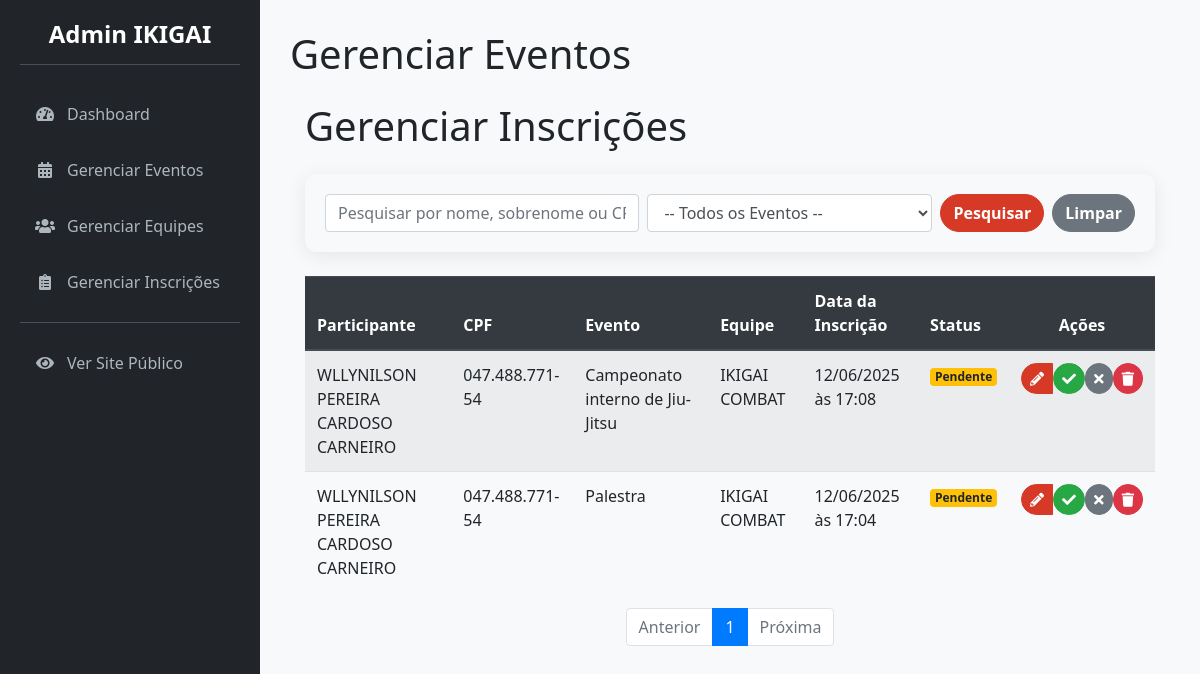
The app's page /admin/gerenciar_inscricoes (signed in), older data.
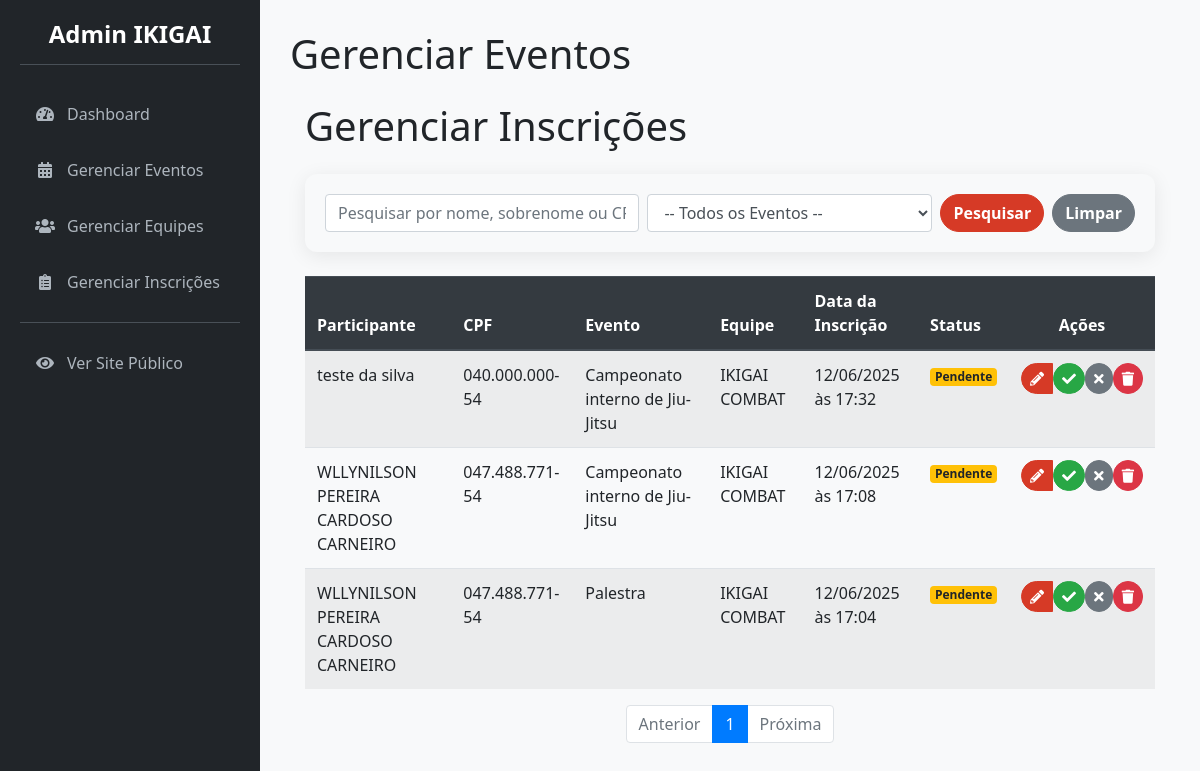
The same page, newer data.
### app/models.py (models this page shows, shortened)
class Inscricao(db.Model):
    __tablename__ = 'inscricoes'
    id = db.Column(db.Integer, primary_key=True)
    data_inscricao = db.Column(db.DateTime, default=datetime.utcnow)
    status = db.Column(db.String(20), nullable=False, default='Pendente')
    user_id = db.Column(db.Integer, db.ForeignKey('users.id'), nullable=False)
    evento_id = db.Column(db.Integer, db.ForeignKey('eventos.id'), nullable=False)
    equipe_id = db.Column(db.Integer, db.ForeignKey('equipes.id'), nullable=False)
    def __repr__(self):
        return f'<Inscricao {self.id} do utilizador {self.user_id}>'

class User(UserMixin, db.Model):
    __tablename__ = 'users'
    id = db.Column(db.Integer, primary_key=True)
    username = db.Column(db.String(64), index=True, unique=True, nullable=False)
    email = db.Column(db.String(120), index=True, unique=True, nullable=False)
    password_hash = db.Column(db.String(128))
    nome_completo = db.Column(db.String(150), nullable=True)
    bio = db.Column(db.Text, nullable=True)
    imagem_perfil = db.Column(db.String(300), nullable=True)  # URL para a imagem de perfil
    role = db.Column(db.String(20), nullable=False, default='user')  # Papel do utilizador
    cpf = db.Column(db.String(14), unique=True, nullable=True)  # CPF será único e opcional no início
    telefone = db.Column(db.String(20), nullable=True)  # Telefone também opcional
    inscricoes = db.relationship('Inscricao', backref='participante', lazy='dynamic')

class Evento(db.Model):
    __tablename__ = 'eventos'
    id = db.Column(db.Integer, primary_key=True)
    nome_evento = db.Column(db.String(200), nullable=False)
    data_hora_evento = db.Column(db.DateTime, nullable=False)
    palestrante = db.Column(db.String(100))
    imagem_palestrante = db.Column(db.String(300), nullable=True) # URL para a imagem
    descricao = db.Column(db.Text)
    local_evento = db.Column(db.String(200))
    preco = db.Column(db.Float, default=0.0)
    numero_vagas = db.Column(db.Integer, nullable=False)
    pix_copia_e_cola = db.Column(db.Text, nullable=True)  # Campo para o Pix
    inscricoes = db.relationship('Inscricao', backref='evento', lazy=True)

class Equipe(db.Model):
    __tablename__ = 'equipes'
    id = db.Column(db.Integer, primary_key=True)
    nome_equipe = db.Column(db.String(100), nullable=False, unique=True)
    professor_responsavel = db.Column(db.String(100), nullable=False)
    inscricoes = db.relationship('Inscricao', backref='equipe', lazy=True)

### app/admin/routes.py (the view, shortened to what this page needs)
@bp.route('/gerenciar_inscricoes')
@admin_required
def gerenciar_inscricoes():
    page = request.args.get('page', 1, type=int)
    termo_pesquisa = request.args.get('q')
    evento_filtro_id = request.args.get('evento_id')
    query = Inscricao.query.options(
        joinedload(Inscricao.participante),
        joinedload(Inscricao.evento),
        joinedload(Inscricao.equipe)
    )
    if evento_filtro_id:
        query = query.filter(Inscricao.evento_id == evento_filtro_id)
    inscricoes_paginadas = query.order_by(Inscricao.data_inscricao.desc()).paginate(
        page=page, per_page=10, error_out=False
    )
    print(inscricoes_paginadas.items)
    eventos_para_filtro = Evento.query.order_by(Evento.nome_evento).all()
    return render_template('admin/admin_gerenciar_inscricoes.html',
                           inscricoes_paginadas=inscricoes_paginadas,
                           eventos_para_filtro=eventos_para_filtro,
                           titulo='Gerenciar Inscrições')

### app/__init__.py (called while the page is built)
@login_manager.user_loader
def load_user(user_id):
    return models.User.query.get(int(user_id))

### app/admin/routes.py (called while the page is built)
@bp.before_request
def before_request_handler():
    if current_app.config.get('DEBUG') and not current_user.is_authenticated:
        user = User.query.first()
        if user:
            login_user(user)

### app/templates/admin/admin_gerenciar_inscricoes.html (shortened to what this page needs)
{% extends 'admin/admin_base.html' %}
{% block page_title %}Gerenciar Eventos{% endblock %}
{% block content %}
    <div class="container">
        <h1 class="mt-4 mb-4">{{ titulo }}</h1>
        <div class="card bg-light mb-4">
            <div class="card-body">
                <form method="GET" action="{{ url_for('admin.gerenciar_inscricoes') }}" class="form-inline">
                    <div class="form-group mr-2 flex-grow-1">
                        <input type="text" class="form-control w-100" id="q" name="q"
                               placeholder="Pesquisar por nome, sobrenome ou CPF..."
                               value="{{ request.args.get('q', '') }}">
                    </div>
                    <div class="form-group mr-2">
                        <select class="form-control" name="evento_id" id="evento_id">
                            <option value="">-- Todos os Eventos --</option>
                        </select>
                    </div>
                    <button type="submit" class="btn btn-primary mr-2">Pesquisar</button>
                    <a href="{{ url_for('admin.gerenciar_inscricoes') }}" class="btn btn-secondary">Limpar</a>
                </form>
            </div>
        </div>
        <div class="table-responsive">
            <table class="table table-striped table-hover">
                <thead class="thead-dark">
                <tr>
                    <th>Participante</th>
                    <th>CPF</th>
                    <th>Evento</th>
                    <th>Equipe</th>
                    <th>Data da Inscrição</th>
                    <th>Status</th>
                    <th class="text-center">Ações</th>
                </tr>
                </thead>
                <tbody>
                {% if inscricoes_paginadas.items %}
                    {% for inscricao in inscricoes_paginadas.items %}
                        <tr>
                            <td>{{ inscricao.participante.nome_completo or inscricao.participante.username }}</td>
                            <td>{{ inscricao.participante.cpf or 'N/D' }}</td>
                            <td>{{ inscricao.evento.nome_evento }}</td>
                            <td>{{ inscricao.equipe.nome_equipe }}</td>
                            <td>{{ inscricao.data_inscricao.strftime('%d/%m/%Y às %H:%M') }}</td>
                            <td class="status-cell">
                                {% if inscricao.status == 'Aprovada' %}
                                    <span class="badge badge-success">{{ inscricao.status }}</span>
                                {% elif inscricao.status == 'Rejeitada' %}
                                    <span class="badge badge-danger">{{ inscricao.status }}</span>
                                {% else %}
                                    <span class="badge badge-warning">{{ inscricao.status }}</span>
                                {% endif %}
                            </td>
                            <td class="text-center">
                                <div class="btn-group" role="group">
                                    <a href="{{ url_for('admin.editar_inscricao', inscricao_id=inscricao.id) }}"
                                       class="btn btn-primary btn-sm" title="Editar Inscrição">
                                        <i class="fas fa-pencil-alt"></i>
                                    </a>
                                    {% if inscricao.status == 'Pendente' %}
                                        <form class="d-inline" data-action="approve-form"
                                              action="{{ url_for('admin.aprovar_inscricao', inscricao_id=inscricao.id) }}"
                                              method="post">
                                            <button type="submit" class="btn btn-success btn-sm" title="Aprovar">
                                                <i class="fas fa-check"></i>
                                            </button>
                                        </form>
                                        <form class="d-inline" data-action="reject-form"
                                              action="{{ url_for('admin.rejeitar_inscricao', inscricao_id=inscricao.id) }}"
                                              method="post">
                                            <button type="submit" class="btn btn-secondary btn-sm" title="Rejeitar">
                                                <i class="fas fa-times"></i>
                                            </button>
                                        </form>
                                    {% endif %}
                                    <form class="d-inline" data-action="cancel-form"
                                          action="{{ url_for('admin.cancelar_inscricao', inscricao_id=inscricao.id) }}"
                                          method="post"
                                    >
                                        <button type="submit" class="btn btn-danger btn-sm" title="Excluir Inscrição">
                                            <i class="fas fa-trash"></i>
                                        </button>
                                    </form>
                                </div>
                            </td>
                        </tr>
                    {% endfor %}
                {% else %}
                    <tr>
                        <td colspan="7" class="text-center">Nenhuma inscrição encontrada.</td>
                    </tr>
                {% endif %}
                </tbody>
            </table>
        </div>
        <nav aria-label="Navegação das Inscrições">
            <ul class="pagination justify-content-center">
                <li class="page-item {% if not inscricoes_paginadas.has_prev %}disabled{% endif %}">
                    <a class="page-link"
                       href="{{ url_for('admin.gerenciar_inscricoes', page=inscricoes_paginadas.prev_num, q=request.args.get('q'), evento_id=request.args.get('evento_id')) }}">Anterior</a>
                </li>
                {% for page_num in inscricoes_paginadas.iter_pages(left_edge=1, right_edge=1, left_current=1, right_current=2) %}
                    {% if page_num %}
                        {% if inscricoes_paginadas.page == page_num %}
                            <li class="page-item active"><a class="page-link" href="#">{{ page_num }}</a></li>
                        {% else %}
                            <li class="page-item"><a class="page-link"
                                                     href="{{ url_for('admin.gerenciar_inscricoes', page=page_num, q=request.args.get('q'), evento_id=request.args.get('evento_id')) }}">{{ page_num }}</a>
                            </li>
                        {% endif %}
                    {% else %}
                        <li class="page-item disabled"><span class="page-link">...</span></li>
                    {% endif %}
                {% endfor %}
                <li class="page-item {% if not inscricoes_paginadas.has_next %}disabled{% endif %}">
                    <a class="page-link"
                       href="{{ url_for('admin.gerenciar_inscricoes', page=inscricoes_paginadas.next_num, q=request.args.get('q'), evento_id=request.args.get('evento_id')) }}">Próxima</a>
                </li>
            </ul>
        </nav>
    </div>
{% endblock %}

### app/templates/admin/admin_base.html (shortened to what this page needs)
<!DOCTYPE html>
<html lang="pt-BR">
<head>
    <link rel="stylesheet" href="https://stackpath.bootstrapcdn.com/bootstrap/4.5.2/css/bootstrap.min.css"
>
    <link rel="stylesheet" href="https://cdnjs.cloudflare.com/ajax/libs/font-awesome/5.15.3/css/all.min.css">
    <link rel="stylesheet" href="{{ url_for('static', filename='css/admin_styles.css') }}">
</head>
<body>
<div class="admin-wrapper">
    <nav class="sidebar">
        <h2>Admin IKIGAI</h2>
        <a href="{{ url_for('admin.dashboard') }}"
           class="{{ 'active' if request.endpoint == 'admin.dashboard' else '' }}">
            <i class="fas fa-tachometer-alt"></i> Dashboard
        </a>
        <a href="{{ url_for('admin.gerenciar_eventos') }}"
           class="{{ 'active' if 'evento' in request.endpoint else '' }}">
            <i class="fas fa-calendar-alt"></i> Gerenciar Eventos
        </a>
        <a href="{{ url_for('admin.gerenciar_equipes') }}"
           class="{{ 'active' if 'equipe' in request.endpoint else '' }}">
            <i class="fas fa-users"></i> Gerenciar Equipes
        </a>
        <a href="{{ url_for('admin.gerenciar_inscricoes') }}"
           class="{{ 'active' if 'inscricao' in request.endpoint else '' }}">
            <i class="fas fa-clipboard-list"></i> Gerenciar Inscrições
        </a>
        <hr style="border-color: #495057;">
        <a href="{{ url_for('public.index') }}"><i class="fas fa-eye"></i> Ver Site Público</a>
    </nav>
    <main class="main-content">
        <div class="content-header">
            <h1>{% block page_title %}{% endblock %}</h1>
        </div>
        {% block content %}{% endblock %}
    </main>
</div>
</body>
</html>

### app/static/css/admin_styles.css (style rules this page uses)
:root { --primary-red: rgb(214, 58, 38); --dark-red: rgb(180, 45, 28); --admin-bg: #f8f9fa; --sidebar-bg: #212529; --sidebar-link-color: #adb5bd; --sidebar-link-hover-color: #fff; --shadow: 0 4px 20px rgba(0, 0, 0, 0.08); --border-radius: 12px; --font-family: 'Segoe UI', Tahoma, Geneva, Verdana, sans-serif; }
body { background-color: var(--admin-bg); font-family: var(--font-family); }
.admin-wrapper { display: flex; }
.sidebar { width: 260px; min-height: 100vh; background: var(--sidebar-bg); padding: 20px; color: white; flex-shrink: 0; transition: all 0.3s ease; }
.main-content { flex-grow: 1; padding: 30px; overflow-y: auto; }
.sidebar h2 { font-size: 1.5rem; margin-bottom: 25px; text-align: center; color: #fff; border-bottom: 1px solid #495057; padding-bottom: 15px; font-weight: 600; }
.sidebar a { display: flex; align-items: center; gap: 12px; color: var(--sidebar-link-color); padding: 12px 15px; text-decoration: none; border-radius: 8px; margin-bottom: 8px; transition: all 0.3s ease; }
.sidebar a i { width: 20px; text-align: center; }
.card { border-radius: var(--border-radius); border: none; box-shadow: var(--shadow); }
.btn { border-radius: 25px; font-weight: 600; }
.btn-primary { background-color: var(--primary-red); border-color: var(--primary-red); }

Row changes from the older to the newer data that the page shows:
added Inscricao: participante "teste da silva", participante "040.000.000-54", evento.nome_evento "Campeonato interno de Jiu-Jitsu", equipe.nome_equipe "IKIGAI COMBAT", data_inscricao "12/06/2025 às 17:32", status "Pendente"
